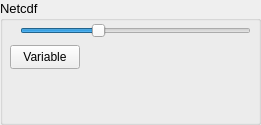
      <widget class="QGroupBox" name="groupBoxNetcdf">
       <property name="enabled">
        <bool>true</bool>
       </property>
       <property name="minimumSize">
        <size>
         <width>261</width>
         <height>125</height>
        </size>
       </property>
       <property name="maximumSize">
        <size>
         <width>261</width>
         <height>125</height>
        </size>
       </property>
       <property name="font">
        <font>
         <pointsize>10</pointsize>
         <bold>false</bold>
        </font>
       </property>
       <property name="autoFillBackground">
        <bool>true</bool>
       </property>
       <property name="title">
        <string>Netcdf</string>
       </property>
       <property name="flat">
        <bool>false</bool>
       </property>
       <widget class="QWidget" name="widgetColorLegendNetcdf" native="true">
        <property name="geometry">
         <rect>
          <x>1</x>
          <y>75</y>
          <width>259</width>
          <height>40</height>
         </rect>
        </property>
        <property name="font">
         <font>
          <pointsize>8</pointsize>
          <bold>false</bold>
         </font>
        </property>
        <property name="toolTip">
         <string>Variable colors</string>
        </property>
       </widget>
       <widget class="QSlider" name="netcdfOpacitySlider">
        <property name="enabled">
         <bool>true</bool>
        </property>
        <property name="geometry">
         <rect>
          <x>20</x>
          <y>20</y>
          <width>231</width>
          <height>22</height>
         </rect>
        </property>
        <property name="toolTip">
         <string>Meteo Grid opacity</string>
        </property>
        <property name="toolTipDuration">
         <number>-1</number>
        </property>
        <property name="statusTip">
         <string notr="true"/>
        </property>
        <property name="whatsThis">
         <string notr="true"/>
        </property>
        <property name="accessibleName">
         <string/>
        </property>
        <property name="accessibleDescription">
         <string/>
        </property>
        <property name="maximum">
         <number>100</number>
        </property>
        <property name="value">
         <number>33</number>
        </property>
        <property name="orientation">
         <enum>Qt::Horizontal</enum>
        </property>
       </widget>
       <widget class="QPushButton" name="netCDFButtonVariable">
        <property name="enabled">
         <bool>true</bool>
        </property>
        <property name="geometry">
         <rect>
          <x>10</x>
          <y>45</y>
          <width>70</width>
          <height>24</height>
         </rect>
        </property>
        <property name="font">
         <font>
          <pointsize>9</pointsize>
          <bold>false</bold>
         </font>
        </property>
        <property name="text">
         <string>Variable</string>
        </property>
       </widget>
       <widget class="QLabel" name="labelNetcdfVariable">
        <property name="geometry">
         <rect>
          <x>90</x>
          <y>45</y>
          <width>170</width>
          <height>24</height>
         </rect>
        </property>
        <property name="palette">
         <palette>
          <active>
           <colorrole role="WindowText">
            <brush brushstyle="SolidPattern">
             <color alpha="255">
              <red>0</red>
              <green>0</green>
              <blue>0</blue>
             </color>
            </brush>
           </colorrole>
          </active>
          <inactive>
           <colorrole role="WindowText">
            <brush brushstyle="SolidPattern">
             <color alpha="255">
              <red>0</red>
              <green>0</green>
              <blue>0</blue>
             </color>
            </brush>
           </colorrole>
          </inactive>
          <disabled>
           <colorrole role="WindowText">
            <brush brushstyle="SolidPattern">
             <color alpha="255">
              <red>127</red>
              <green>127</green>
              <blue>127</blue>
             </color>
            </brush>
           </colorrole>
          </disabled>
         </palette>
        </property>
        <property name="font">
         <font>
          <pointsize>9</pointsize>
          <bold>false</bold>
         </font>
        </property>
        <property name="text">
         <string/>
        </property>
       </widget>
      </widget>
